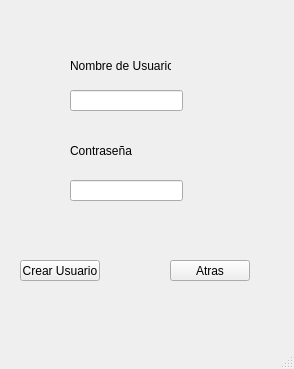
<?xml version="1.0" encoding="UTF-8"?>
<ui version="4.0">
 <class>Nuevouser</class>
 <widget class="QMainWindow" name="Nuevouser">
  <property name="geometry">
   <rect>
    <x>0</x>
    <y>0</y>
    <width>294</width>
    <height>369</height>
   </rect>
  </property>
  <property name="windowTitle">
   <string>MainWindow</string>
  </property>
  <widget class="QWidget" name="centralwidget">
   <widget class="QLabel" name="label">
    <property name="geometry">
     <rect>
      <x>70</x>
      <y>50</y>
      <width>101</width>
      <height>31</height>
     </rect>
    </property>
    <property name="text">
     <string>Nombre de Usuario</string>
    </property>
   </widget>
   <widget class="QLineEdit" name="name">
    <property name="geometry">
     <rect>
      <x>70</x>
      <y>90</y>
      <width>113</width>
      <height>21</height>
     </rect>
    </property>
   </widget>
   <widget class="QLabel" name="label_2">
    <property name="geometry">
     <rect>
      <x>70</x>
      <y>140</y>
      <width>111</width>
      <height>21</height>
     </rect>
    </property>
    <property name="text">
     <string>Contraseña</string>
    </property>
   </widget>
   <widget class="QLineEdit" name="pass">
    <property name="geometry">
     <rect>
      <x>70</x>
      <y>180</y>
      <width>113</width>
      <height>21</height>
     </rect>
    </property>
   </widget>
   <widget class="QPushButton" name="crearuser">
    <property name="geometry">
     <rect>
      <x>20</x>
      <y>260</y>
      <width>80</width>
      <height>21</height>
     </rect>
    </property>
    <property name="text">
     <string>Crear Usuario</string>
    </property>
   </widget>
   <widget class="QPushButton" name="atras">
    <property name="geometry">
     <rect>
      <x>170</x>
      <y>260</y>
      <width>80</width>
      <height>21</height>
     </rect>
    </property>
    <property name="text">
     <string>Atras</string>
    </property>
   </widget>
  </widget>
  <widget class="QMenuBar" name="menubar">
   <property name="geometry">
    <rect>
     <x>0</x>
     <y>0</y>
     <width>294</width>
     <height>20</height>
    </rect>
   </property>
  </widget>
  <widget class="QStatusBar" name="statusbar"/>
 </widget>
 <resources/>
 <connections/>
</ui>
